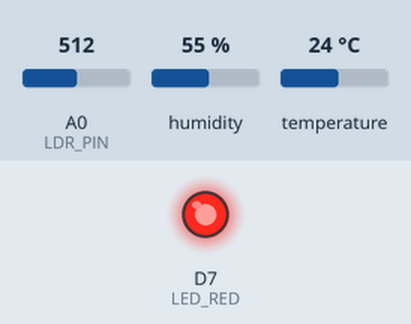
The sketch below on a simulated Arduino Uno R4 WiFi. Parts: output pins drawn as LEDs (lit = HIGH). The test bench sets the inputs (shaded band); at power-on: A0 (LDR_PIN) = 512, humidity 55 %, temperature 24 °C. WiFi joins after 1.5 s; servers stay silent unless stated; no MQTT or app messages arrive unless stated; what the sketch prints to the serial monitor is not drawn.

Above: at 0.1 s.
At 0.8 s:
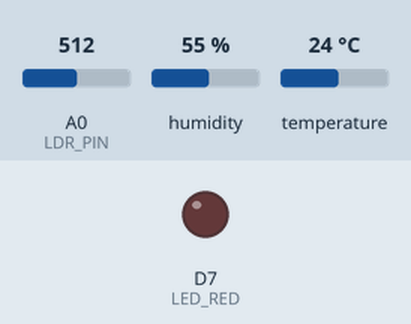
Timing chart, 0 to 2.3 s (numbered marks = the images above):
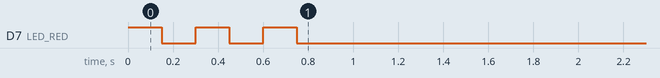

The sketch:

arduino-sketch-FIXED.ino
```cpp
// ============================================================
//  Smart Farm IoT Node — Arduino UNO R4 WiFi
//  UPGRADED: SSL + Wake-Publish-Sleep Power Management
//  FIXED: Better wake timing, DHT stabilization
// ============================================================

#include <DHT.h>
#include <WiFiS3.h>
#include <WiFiSSLClient.h>
#include <Adafruit_MQTT.h>
#include <Adafruit_MQTT_Client.h>

// --- CHANGE PER DEVICE -------------------------------------
const char* SENSOR_ID = "NODE_03";
const char* LOCATION  = "Pasay_Station";

// --- WiFi --------------------------------------------------
const char* WIFI_SSID = "Converge_2.4GHz_gZ2H";
const char* WIFI_PASS = "qu4pFbHE";

// --- Adafruit IO -------------------------------------------
#define MQTT_SERVER  "io.adafruit.com"
#define MQTT_PORT    8883
#define AIO_USERNAME "RenHenryDelgado"
#define AIO_KEY      "YOUR_AIO_KEY_HERE"  // Replace with your Adafruit IO key

// --- Feeds -------------------------------------------------
#define FEED_TEMPERATURE  AIO_USERNAME "/feeds/smartfarm.temperature"
#define FEED_HUMIDITY     AIO_USERNAME "/feeds/smartfarm.humidity"
#define FEED_LDR          AIO_USERNAME "/feeds/smartfarm.ldr"
#define FEED_STATUS       AIO_USERNAME "/feeds/smartfarm.status"

// --- Pins --------------------------------------------------
#define DHT_PIN  2
#define DHT_TYPE DHT11
#define LDR_PIN  A0
#define LED_RED  7

// --- Sleep duration (15 minutes = 900,000 ms) --------------
#define SLEEP_DURATION_MS 15000UL

// --- Thresholds --------------------------------------------
const int LDR_THRESHOLD = 300;

// --- Globals -----------------------------------------------
DHT           dht(DHT_PIN, DHT_TYPE);
WiFiSSLClient wifiClient;

Adafruit_MQTT_Client   mqtt(&wifiClient, MQTT_SERVER, MQTT_PORT, AIO_USERNAME, AIO_KEY);
Adafruit_MQTT_Publish  feedTemperature(&mqtt, FEED_TEMPERATURE);
Adafruit_MQTT_Publish  feedHumidity   (&mqtt, FEED_HUMIDITY);
Adafruit_MQTT_Publish  feedLDR        (&mqtt, FEED_LDR);
Adafruit_MQTT_Publish  feedStatus     (&mqtt, FEED_STATUS);

// ===========================================================
void setup() {
  Serial.begin(115200);
  dht.begin();
  pinMode(LED_RED, OUTPUT);

  blinkLED(3, 150);

  Serial.println("==============================");
  Serial.println("  Smart Farm Sensor Node");
  Serial.print("  ID:        "); Serial.println(SENSOR_ID);
  Serial.print("  Location:  "); Serial.println(LOCATION);
  Serial.println("  Mode:      Wake-Publish-Sleep");
  Serial.println("  Transport: MQTTS SSL :8883");
  Serial.println("==============================");
}

// ===========================================================
//  MAIN LOOP — Wake → Read → Publish → Sleep → Repeat
// ===========================================================
void loop() {
  // --- WAKE: connect WiFi + MQTT --------------------------
  connectWiFi();
  delay(1000);  // FIX: Give WiFi time to stabilize after connect
  mqttConnect();

  // --- READ: sensors --------------------------------------
  int   ldrValue   = analogRead(LDR_PIN);
  bool  isDaytime  = (ldrValue > LDR_THRESHOLD);

  Serial.println("------------------------------");
  Serial.print("[LDR]  Raw value : "); Serial.println(ldrValue);
  Serial.print("[Edge] Daytime   : "); Serial.println(isDaytime ? "YES" : "NO");

  if (!isDaytime) {
    digitalWrite(LED_RED, HIGH);
    Serial.println("[Edge] Nighttime — publishing suppressed status.");
    feedStatus.publish("nighttime_suppressed");

  } else {
    digitalWrite(LED_RED, LOW);
    delay(3000);  // FIX: Increased from 2000ms to 3000ms for DHT stabilization

    float humidity    = dht.readHumidity();
    float temperature = dht.readTemperature();

    if (isnan(humidity) || isnan(temperature)) {
      Serial.println("[DHT11] Read failed. Check wiring.");
      Serial.println("[DHT11] Verify: PIN2, VCC (5V), GND, data line pullup");
      blinkLED(4, 400);
    } else {
      Serial.print("[DHT11] Temp     : "); Serial.print(temperature); Serial.println(" C");
      Serial.print("[DHT11] Humidity : "); Serial.print(humidity);    Serial.println(" %");
      publishData(temperature, humidity, ldrValue);
    }
  }

  // --- SLEEP: disconnect → radio off → wait → radio on ----
  goToSleep();
}

// ===========================================================
void publishData(float temp, float hum, int ldr) {
  bool ok = true;
  if (!feedTemperature.publish(temp))      { Serial.println("[MQTT] Temp failed.");     ok = false; }
  else Serial.print("[MQTT] Temp OK: "),   Serial.println(temp);

  if (!feedHumidity.publish(hum))          { Serial.println("[MQTT] Humidity failed."); ok = false; }
  else Serial.print("[MQTT] Humidity OK: "),Serial.println(hum);

  if (!feedLDR.publish((int32_t)ldr))      { Serial.println("[MQTT] LDR failed.");      ok = false; }
  else Serial.print("[MQTT] LDR OK: "),    Serial.println(ldr);

  String s = String(SENSOR_ID) + "|" + String(LOCATION) + "|daytime";
  feedStatus.publish(s.c_str());

  if (ok) Serial.println("[MQTT] All published successfully.");
  else    blinkLED(2, 200);
}

// ===========================================================
void goToSleep() {
  Serial.println("[Sleep] Disconnecting MQTT...");
  mqtt.disconnect();

  Serial.println("[Sleep] Turning off WiFi radio...");
  WiFi.disconnect();
  WiFi.end();                               // ← powers down radio
  digitalWrite(LED_RED, LOW);

  Serial.print("[Sleep] Sleeping for 15 seconds... ");
  Serial.println("(15000 ms)");

  // UNO R4 has no true deep sleep — simulated with delay
  unsigned long sleepStart = millis();
  while (millis() - sleepStart < SLEEP_DURATION_MS) {
    delay(1000);  // idle wait, lowest possible activity
  }

  Serial.println("[Wake]  Sleep complete. Re-initialising WiFi...");
  // FIX: Initialize WiFi for next cycle (don't call begin here)
  // Let connectWiFi() handle the connection in the next loop
}

// ===========================================================
void mqttConnect() {
  if (mqtt.connected()) return;
  Serial.print("[MQTT] Connecting to "); Serial.print(MQTT_SERVER);
  Serial.print(":"); Serial.println(MQTT_PORT);

  uint8_t retries = 5;
  int8_t  ret;
  while ((ret = mqtt.connect()) != 0) {
    Serial.print("[MQTT] Error: "); Serial.println(mqtt.connectErrorString(ret));
    mqtt.disconnect();
    blinkLED(5, 250);
    retries--;
    if (retries == 0) { Serial.println("[MQTT] Giving up."); return; }
    Serial.println("[MQTT] Retrying in 5s...");
    delay(5000);
  }
  Serial.println("[MQTT] Connected!");
}

// ===========================================================
void connectWiFi() {
  if (WiFi.status() == WL_CONNECTED) return;
  Serial.print("[WiFi] Connecting to "); Serial.println(WIFI_SSID);
  WiFi.begin(WIFI_SSID, WIFI_PASS);
  int attempts = 0;
  while (WiFi.status() != WL_CONNECTED && attempts < 20) {
    delay(500); Serial.print("."); attempts++;
  }
  if (WiFi.status() == WL_CONNECTED) {
    Serial.println("\n[WiFi] Connected!");
    Serial.print("[WiFi] IP: "); Serial.println(WiFi.localIP());
  } else {
    Serial.println("\n[WiFi] Failed.");
  }
}

// ===========================================================
void blinkLED(int times, int ms) {
  for (int i = 0; i < times; i++) {
    digitalWrite(LED_RED, HIGH); delay(ms);
    digitalWrite(LED_RED, LOW);  delay(ms);
  }
}
```
